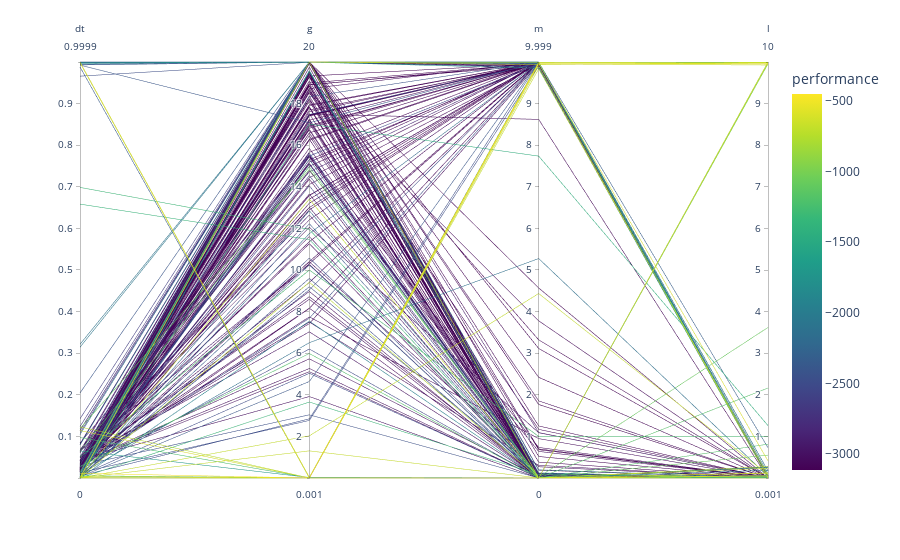

Notebook code for this chart:
### Markdown cell above
## Difficulty of Contexts

### Code cell
import matplotlib as mpl

data  = get_states_and_performance(out_dir=out_dir)

# Cumulative performance per episode
groups = data.groupby("context_id")
df = groups.apply(lambda x: pd.Series({"mean": np.mean(x["performance"]), "std": np.std(x["performance"])}))
print(df["std"].max())
# std so small, can sort by mean
context_ids_sorted = df.sort_values(by="mean").index

def get_context_performance(out_dir: str) -> pd.DataFrame:
    eval_data_fps = glob.glob(os.path.join(out_dir, "**", "eval_data/*.npz"), recursive=True)
    eval_data_list = [np.load(fp, allow_pickle=True).item() for fp in eval_data_fps]
    performance_list = np.array([D["performance"] for D in eval_data_list])
    performance_normalized = normalize(performance_list)
    contexts = [pd.Series(D["context"]) for D in eval_data_list]
    context_ids = np.arange(0, len(contexts))

    data = pd.DataFrame({
        "performance": performance_list,
        "context_id": context_ids
    })
    data = data.join(pd.DataFrame(contexts))
    return data

data = get_context_performance(out_dir=out_dir)
if "initial_angle_max" in data:
    del data["initial_angle_max"]
if "initial_velocity_max" in data:
    del data["initial_velocity_max"]
if "max_speed" in data:
    del data["max_speed"]

P = data["performance"]
print(P.max())
P_norm = normalize(P)
cmap = mpl.cm.viridis
colors = cmap(P_norm)
# del data["performance"]
dimensions = [c for c in data.columns if c not in ['performance', 'context_id']]

import plotly.express as px
fig = px.parallel_coordinates(data, color="performance",
                              dimensions=dimensions,
                             color_continuous_scale="Viridis",
)
fig.show()

print("Worst context")
print(data[data["performance"] == data["performance"].min()])
print("Best context")
print(data[data["performance"] == data["performance"].max()])

### Figure 1 — Plotly figure (JSON) as saved in the notebook; plotly's stock layout.template omitted (floating-point values rounded to 4 significant figures; data arrays with more than 128 entries replaced by an {"elided": "..."} marker saying what was removed)
{"data": [{"dimensions": [{"label": "dt", "values": {"elided": "251 float values"}}, {"label": "g", "values": {"elided": "251 float values"}}, {"label": "m", "values": {"elided": "251 float values"}}, {"label": "l", "values": {"elided": "251 float values"}}], "domain": {"x": [0, 1], "y": [0, 1]}, "line": {"color": {"elided": "251 float values"}, "coloraxis": "coloraxis"}, "name": "", "type": "parcoords"}], "layout": {"coloraxis": {"colorbar": {"title": {"text": "performance"}}, "colorscale": [[0, "#440154"], [0.1111, "#482878"], [0.2222, "#3e4989"], [0.3333, "#31688e"], [0.4444, "#26828e"], [0.5556, "#1f9e89"], [0.6667, "#35b779"], [0.7778, "#6ece58"], [0.8889, "#b5de2b"], [1, "#fde725"]]}, "legend": {"tracegroupgap": 0}, "margin": {"t": 60}}}
